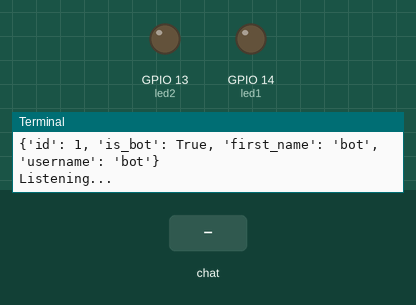
This program was run on a simulated Raspberry Pi (BCM pin numbers). Parts: output pins drawn as LEDs (lit = HIGH), the last lines printed to the terminal. Inputs (shaded band) come from the test bench. The clock reads 2024-03-15 10:24:30 at power-on unless the program sets it.

Above: at 1.5 s.
1.6 s: chat message "/blue_1" arrives
At 2.6 s:
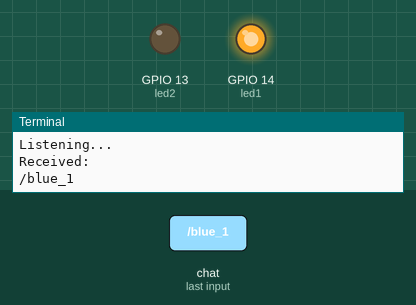
3.4 s: chat message "/orange_1" arrives
At 4.9 s:
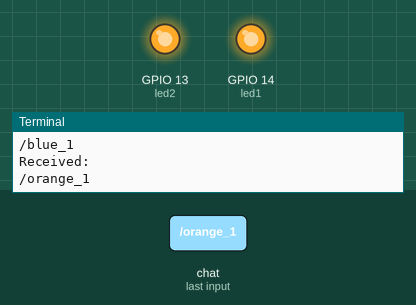
5.2 s: chat message "/blue_0" arrives
At 6.5 s:
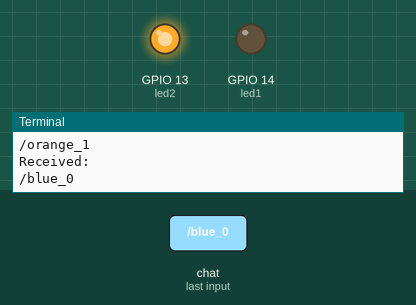
Timing chart, 0 to 8.2 s (numbered marks = the images above; inputs shaded):
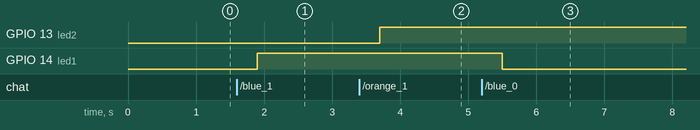

Measured:
- after the input at 1.6 s, GPIO 14 (led1): LOW → HIGH after 0.30 s
- after the input at 3.4 s, GPIO 13 (led2): LOW → HIGH after 0.30 s
- after the input at 5.2 s, GPIO 14 (led1): HIGH → LOW after 0.30 s

The program:

telebot.py
```python
import datetime
import telepot
from telepot.loop import MessageLoop
import RPi.GPIO as G
from time import sleep

led1 = 14
led2 = 13

G.setmode(G.BCM)
G.setup(led1, G.OUT)
G.setup(led2, G.OUT)

new = datetime.datetime.now()

def handle(msg):
    chat_id = msg['chat']['id'] # Receiving the message from telegram
    command = msg['text']   # Getting text from the message

    print ('Received:')
    print(command)

    # Comparing the incoming message to send a reply according to it
    if command == '/hi':
        bot.sendMessage (chat_id, str("Hi! MakerPro"))
    elif command == '/time':
        bot.sendMessage(chat_id, str("Time: ") + str(now.hour) + str(":") + str(now.minute) + str(":") + str(now.second))
    elif command == '/date':
        bot.sendMessage(chat_id, str("Date: ") + str(now.day) + str("/") + str(now.month) + str("/") + str(now.year))
    elif command == '/blue_1':
        bot.sendMessage(chat_id, str("Blue led is ON"))
        G.output(led1, G.HIGH)
    elif command == '/orange_1':
        bot.sendMessage(chat_id, str("Orange led is ON"))
        G.output(led2, G.HIGH)
    elif command == '/blue_0':
        bot.sendMessage(chat_id, str("Blue led is OFF"))
        G.output(led1, G.LOW)
    elif command == '/orange0':
        bot.sendMessage(chat_id, str("Orange led is OFF"))
        G.output(led2, G.LOW)

bot = telepot.Bot('1087035980:AAF5slWHqtHRA61a3GMLcV30Z1Kmheh3Pa0')
print (bot.getMe())

MessageLoop(bot, handle).run_as_thread()
print('Listening...')

while 1:
    sleep(10)
```
